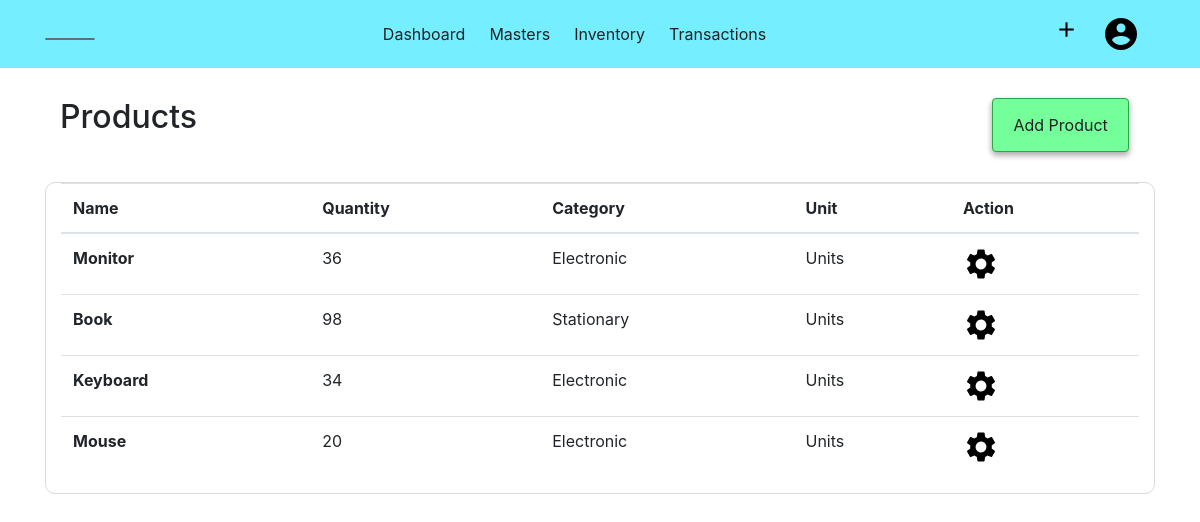
Page /product (signed in) on the earlier database version.
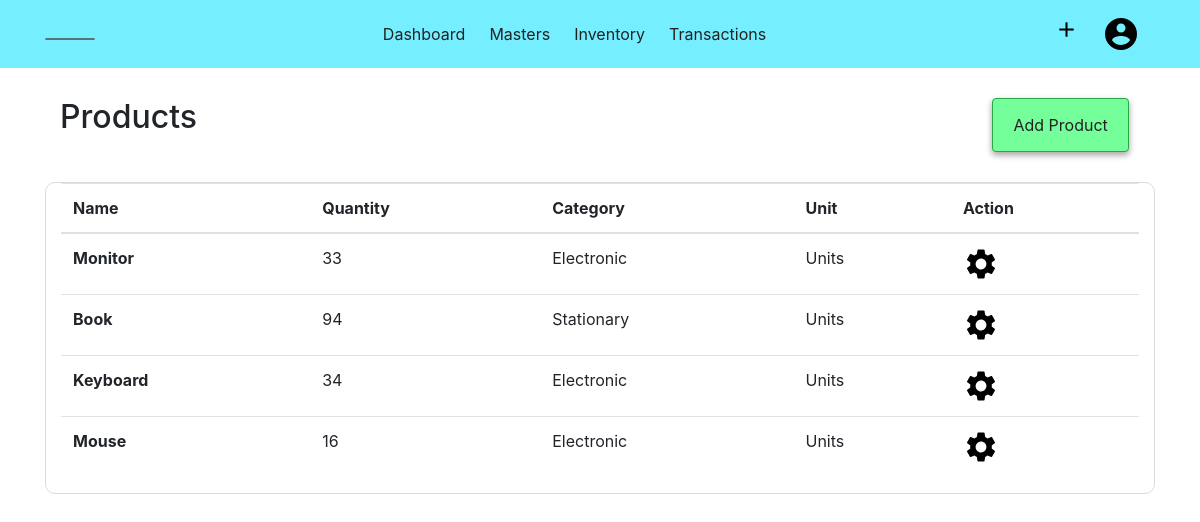
Same page on the later database version.
### acsystem/models.py (models this page shows, shortened)
class Product(db.Model):
    id = db.Column(db.Integer, primary_key=True)
    name = db.Column(db.String(40), nullable=False)
    category = db.Column(db.Integer, db.ForeignKey('productcategory.id', ondelete="CASCADE"), nullable=False)
    categoryname = db.Column(db.String(40))
    unit = db.Column(db.Integer, db.ForeignKey('unit.id'), nullable=False)
    unitname = db.Column(db.String(10))
    quantity = db.Column(db.Integer, default=0)
    rate = db.Column(db.Integer)
    salesprice = db.Column(db.Integer)
    company_id = db.Column(db.Integer, db.ForeignKey('company.id', ondelete="CASCADE"), nullable=False)

### acsystem/product/routes.py (the view)
@products.route("/product")
@login_required
def product():
    if current_user.activecompany == 0:
        flash(f"No Company is Activated! ","warning")
        return redirect(url_for('company.companies'))
    productlist = Product.query.filter_by(company_id = current_user.activecompany).all()
    return render_template('producttemplate/products.html', title="Products", productlist = productlist);

### acsystem/models.py (called while the page is built)
@login_manager.user_loader
def load_user(user_id):
    return User.query.get(int(user_id))

### acsystem/templates/producttemplate/products.html
{% extends "layout.html"%}
{% block content %}
<div class="container">
    <div class="container-fluid">
        <h2 class="float-left">Products</h2>
        <ul class="nav justify-content-end">
            <li class="btn btn-success float-right">
                <a class="nav-link" href="{{ url_for('products.addproduct') }}">Add Product</a>
            </li>
        </ul>
    </div>
    <div class="container-fluid" style="border:1px solid rgb(218, 218, 218); border-radius:10px;">
        <table class="table table-hover">
            <thead>
                <tr>
                    <th scope="col">Name</th>
                    <th scope="col">Quantity</th>
                    <th scope="col">Category</th>
                    <th scope="col">Unit</th>
                    <th scope="col">Action</th>
                </tr>
            </thead>
            <tbody>
                {% for product in productlist %}
                <tr>
                    <th scope="row">{{product.name }}</th>
                    <td>{{ product.quantity }}</td>
                    <td>{{ product.categoryname }}</td>
                    <td>{{ product.unitname }}</td>
                    <td>
                        <a href="{{ url_for('products.productdetail', product_id = product.id) }}">
                        <img src="{{ url_for('static',filename='images/setting.png') }}" alt="Setting">
                        </a>
                    </td>
                {% endfor %}
            </tbody>
        </table>
    </div>
</div>
{% endblock content %}

Differences in the rows shown:
changed Product "Monitor": quantity "36" → "33"
changed Product "Book": quantity "98" → "94"
changed Product "Mouse": quantity "20" → "16"
